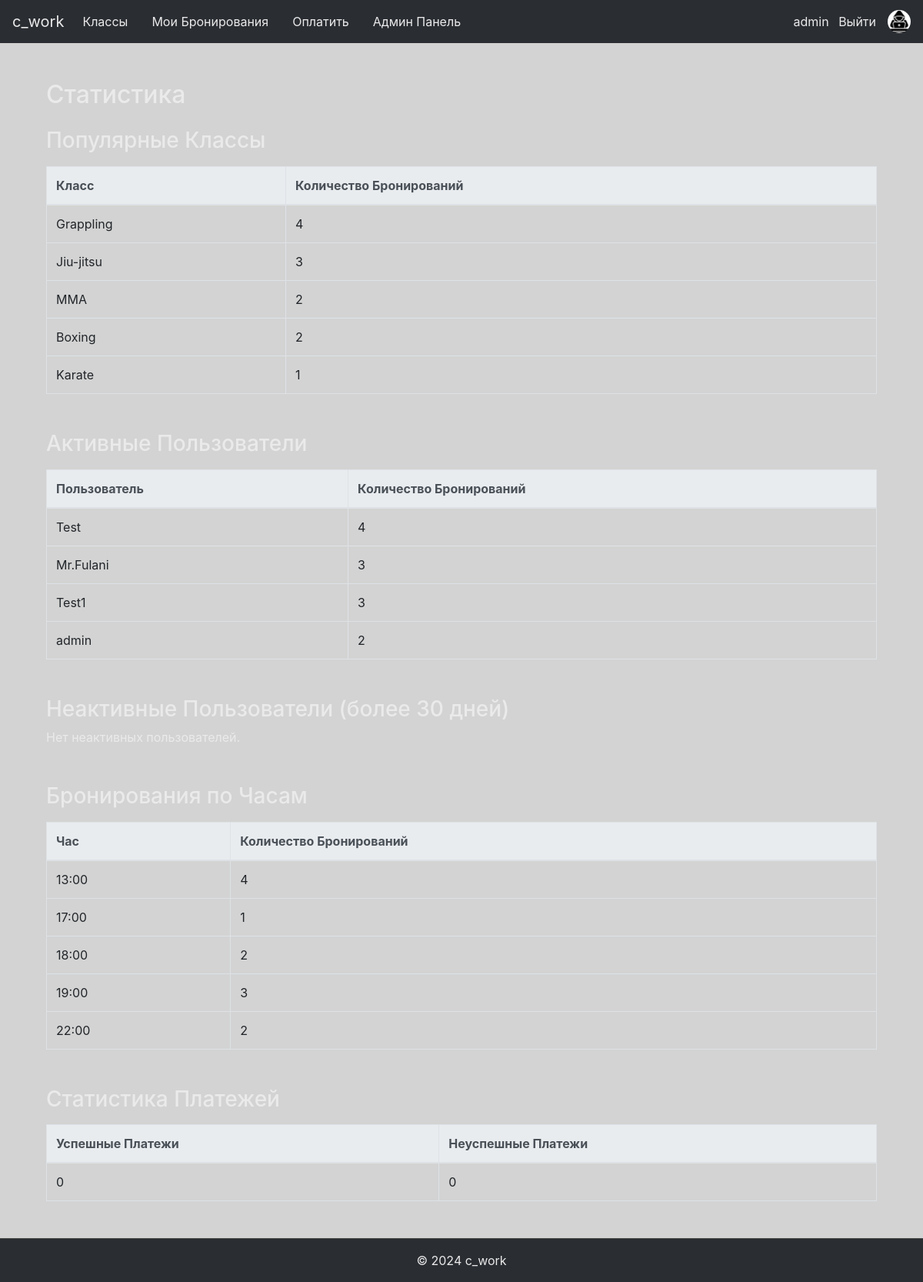
Screenshot of /admin/statistics (signed in) with the database file from the repository.
### app/models.py (models this page shows, shortened)
class User(db.Model, UserMixin):
    id = db.Column(db.Integer, primary_key=True)
    username = db.Column(db.String(20), unique=True, nullable=False)
    email = db.Column(db.String(120), unique=True, nullable=False)
    password = db.Column(db.String(60), nullable=False)
    is_admin = db.Column(db.Boolean, default=False)
    avatar = db.Column(db.String(120), nullable=True, default='user.png')  # Поле для аватара
    date_registered = db.Column(db.DateTime, nullable=False, default=datetime.utcnow)  # Дата регистрации
    last_login = db.Column(db.DateTime, nullable=True)  # Последний вход
    bookings = db.relationship('Booking', backref='user', lazy=True)
    payments = db.relationship('Payment', backref='user', lazy=True)

class Class(db.Model):
    id = db.Column(db.Integer, primary_key=True)
    name = db.Column(db.String(100), nullable=False)
    description = db.Column(db.Text, nullable=True)
    schedule = db.Column(db.DateTime, nullable=False)
    capacity = db.Column(db.Integer, default=10, nullable=False)
    days_of_week = db.Column(db.String(100), nullable=False)
    extra_info = db.Column(db.Text, nullable=True)
    image_filename = db.Column(db.String(100), nullable=True)
    bookings = db.relationship('Booking', backref='class_', lazy=True, cascade='all, delete-orphan')

### app/admin_routes.py (the view)
@admin_bp.route('/statistics')
@login_required
@admin_required
def statistics():
    try:
        popular_classes = db.session.query(
            Class.name,
            db.func.count(Booking.id).label('booking_count')
        ).join(Booking).filter(Booking.status == 'confirmed').group_by(Class.id).order_by(db.desc('booking_count')).limit(10).all()
        active_users = db.session.query(
            User.username,
            db.func.count(Booking.id).label('booking_count')
        ).join(Booking).filter(Booking.status == 'confirmed').group_by(User.id).order_by(db.desc('booking_count')).limit(10).all()
        bookings_by_hour = db.session.query(
            db.extract('hour', Class.schedule).label('hour'),
            db.func.count(Booking.id).label('booking_count')
        ).join(Booking).filter(Booking.status == 'confirmed').group_by('hour').order_by('hour').all()
        thirty_days_ago = datetime.utcnow() - timedelta(days=30)
        inactive_users = User.query.filter(
            (User.last_login < thirty_days_ago) | (User.last_login == None)
        ).all()
        successful_payments = Payment.query.filter_by(status='paid').count()
        failed_payments = Payment.query.filter_by(status='failed').count()
        return render_template(
            'statistics.html',
            popular_classes=popular_classes,
            active_users=active_users,
            bookings_by_hour=bookings_by_hour,
            inactive_users=inactive_users,
            successful_payments=successful_payments,
            failed_payments=failed_payments
        )
    except Exception as e:
        logger.error(f"Ошибка при загрузке статистики: {e}")
        flash('Произошла ошибка при загрузке статистики.', 'danger')
        return redirect(url_for('admin.admin_panel'))

### app/admin_routes.py (called while the page is built)
def admin_required(f):
    from functools import wraps
    @wraps(f)
    def decorated_function(*args, **kwargs):
        if not current_user.is_admin:
            flash('Доступ запрещён. Требуются права администратора.', 'danger')
            return redirect(url_for('main.home'))
        return f(*args, **kwargs)
    return decorated_function

### app/models.py (called while the page is built)
@login_manager.user_loader
def load_user(user_id):
    return User.query.get(int(user_id))

### app/templates/statistics.html (shortened to what this page needs)
{% extends "base.html" %}
{% block content %}
<div class="container mt-5">
    <h2>Статистика</h2>
    <h3 class="mt-4">Популярные Классы</h3>
    <table class="table table-bordered table-hover mt-3">
        <thead class="thead-light">
            <tr>
                <th>Класс</th>
                <th>Количество Бронирований</th>
            </tr>
        </thead>
        <tbody>
            {% for class, count in popular_classes %}
            <tr>
                <td>{{ class }}</td>
                <td>{{ count }}</td>
            </tr>
            {% endfor %}
        </tbody>
    </table>
    <h3 class="mt-5">Активные Пользователи</h3>
    <table class="table table-bordered table-hover mt-3">
        <thead class="thead-light">
            <tr>
                <th>Пользователь</th>
                <th>Количество Бронирований</th>
            </tr>
        </thead>
        <tbody>
            {% for user, count in active_users %}
            <tr>
                <td>{{ user }}</td>
                <td>{{ count }}</td>
            </tr>
            {% endfor %}
        </tbody>
    </table>
    <h3 class="mt-5">Неактивные Пользователи (более 30 дней)</h3>
    {% if inactive_users %}
        <table class="table table-bordered table-hover mt-3">
            <thead class="thead-light">
                <tr>
                    <th>ID</th>
                    <th>Имя пользователя</th>
                    <th>Email</th>
                    <th>Последний вход</th>
                </tr>
            </thead>
            <tbody>
                {% for user in inactive_users %}
                <tr>
                    <td>{{ user.id }}</td>
                    <td>{{ user.username }}</td>
                    <td>{{ user.email }}</td>
                    <td>{{ user.last_login.strftime('%Y-%m-%d %H:%M') if user.last_login else 'Никогда' }}</td>
                </tr>
                {% endfor %}
            </tbody>
        </table>
    {% else %}
        <p>Нет неактивных пользователей.</p>
    {% endif %}
    <h3 class="mt-5">Бронирования по Часам</h3>
    <table class="table table-bordered table-hover mt-3">
        <thead class="thead-light">
            <tr>
                <th>Час</th>
                <th>Количество Бронирований</th>
            </tr>
        </thead>
        <tbody>
            {% for hour, count in bookings_by_hour %}
            <tr>
                <td>{{ hour }}:00</td>
                <td>{{ count }}</td>
            </tr>
            {% endfor %}
        </tbody>
    </table>
    <h3 class="mt-5">Статистика Платежей</h3>
    <table class="table table-bordered table-hover mt-3">
        <thead class="thead-light">
            <tr>
                <th>Успешные Платежи</th>
                <th>Неуспешные Платежи</th>
            </tr>
        </thead>
        <tbody>
            <tr>
                <td>{{ successful_payments }}</td>
                <td>{{ failed_payments }}</td>
            </tr>
        </tbody>
    </table>
</div>
{% endblock %}

### app/templates/base.html (shortened to what this page needs)
<!DOCTYPE html>
<html lang="ru">
<head>
    <link rel="stylesheet" href="https://stackpath.bootstrapcdn.com/bootstrap/4.5.0/css/bootstrap.min.css">
    <link rel="stylesheet" href="{{ url_for('static', filename='css/styles.css') }}">
</head>
<body>
    <nav class="navbar navbar-expand-lg navbar-light bg-light">
        <a class="navbar-brand" href="{{ url_for('main.home') }}">c_work</a>
        <div class="collapse navbar-collapse" id="navbarNav">
            <ul class="navbar-nav main-nav mr-auto">
                {% if current_user.is_authenticated %}
                    <li class="nav-item">
                        <a class="nav-link" href="{{ url_for('main.classes') }}">Классы</a>
                    </li>
                    <li class="nav-item">
                        <a class="nav-link" href="{{ url_for('main.my_bookings') }}">Мои Бронирования</a>
                    </li>
                    <li class="nav-item">
                        <a class="nav-link" href="{{ url_for('main.process_payment') }}">Оплатить</a>
                    </li>
                    {% if current_user.is_admin %}
                        <li class="nav-item">
                            <a class="nav-link" href="{{ url_for('admin.admin_panel') }}">Админ Панель</a>
                        </li>
                    {% endif %}
                {% endif %}
            </ul>
            <div class="user-section">
                {% if current_user.is_authenticated %}
                    <div>
                        <a href="{{ url_for('main.profile') }}">{{ current_user.username }}</a>
                        <a href="{{ url_for('main.logout') }}" class="ml-2">Выйти</a>
                    </div>
                    <img src="{{ url_for('static', filename='images/' + (current_user.avatar or 'user.png')) }}"
                         alt="Avatar" class="rounded-circle" width="30" height="30">
                {% else %}
                    <a class="nav-link" href="{{ url_for('main.login') }}">Войти</a>
                    <a class="nav-link" href="{{ url_for('main.register') }}">Зарегистрироваться</a>
                {% endif %}
            </div>
        </div>
    </nav>
    <div class="container">
        {% block content %}{% endblock %}
    </div>
    <footer class="footer bg-light text-center py-3 mt-5">
        <span>&copy; 2024 c_work</span>
    </footer>
</body>
</html>

### app/static/css/styles.css (style rules this page uses)
.navbar { background-color: #2a2d32 !important; color: #eaeaea; }
.navbar a { color: #eaeaea !important; }
footer.footer { background-color: #2a2d32 !important; color: #eaeaea !important; padding: 15px 0; text-align: center; border-top: 1px solid #444; }
footer.footer span { color: #eaeaea !important; }
body { background-color: #d3d3d3; color: #eaeaea; }

### app/templates/base.html (style rules this page uses)
.navbar-nav.main-nav { flex-direction: row; }
.main-nav .nav-item { margin-right: 15px; }
.user-section { display: flex; align-items: center; }
.user-section img { margin-left: 15px; }

### rows the page displays
User: username "admin", avatar (picture), count "2"
Class: name "Grappling", count "4"
Class: name "Jiu-jitsu", count "3"
Class: name "MMA", count "2"
Class: name "Boxing", count "2"
Class: name "Karate", count "1"
User: username "Test", count "4"
User: username "Mr.Fulani", count "3"
User: username "Test1", id "3"

### other values shown
{{ hour }} "13" "17" "18" "19" "22"
{{ count }} "4" "1" "2" "3" "2"
{{ successful_payments }} "0"
{{ failed_payments }} "0"
